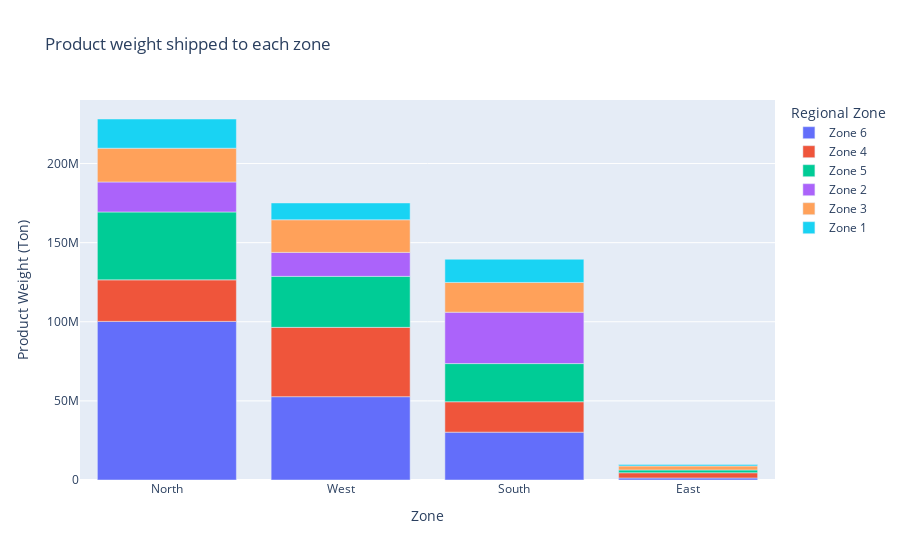

The code cell stored with this chart in its notebook:
### Markdown cell above
### Product weight shipped to each zone

### Code cell
weight_df = fmcg_data.groupby(["zone", "wh_regional_zone"], as_index=False)["product_wg_ton"].sum().sort_values(by="product_wg_ton", ascending=False)
weight_df.columns=["Zone", "Regional Zone", "Product Weight (Ton)"]
px.bar(data_frame=weight_df, x="Zone", y="Product Weight (Ton)", color="Regional Zone",title="Product weight shipped to each zone")

### Figure 1 — Plotly figure (JSON) as saved in the notebook; plotly's stock layout.template omitted (floating-point values rounded to 4 significant figures)
{"data": [{"alignmentgroup": "True", "hovertemplate": "Regional Zone=Zone 6<br>Zone=%{x}<br>Product Weight (Ton)=%{y}<extra></extra>", "legendgroup": "Zone 6", "marker": {"color": "#636efa", "pattern": {"shape": ""}}, "name": "Zone 6", "offsetgroup": "Zone 6", "orientation": "v", "showlegend": true, "textposition": "auto", "type": "bar", "x": ["North", "West", "South", "East"], "xaxis": "x", "y": [100249991, 52661774, 30235650, 1274236], "yaxis": "y"}, {"alignmentgroup": "True", "hovertemplate": "Regional Zone=Zone 4<br>Zone=%{x}<br>Product Weight (Ton)=%{y}<extra></extra>", "legendgroup": "Zone 4", "marker": {"color": "#EF553B", "pattern": {"shape": ""}}, "name": "Zone 4", "offsetgroup": "Zone 4", "orientation": "v", "showlegend": true, "textposition": "auto", "type": "bar", "x": ["West", "North", "South", "East"], "xaxis": "x", "y": [43804669, 26254519, 19230670, 3306171], "yaxis": "y"}, {"alignmentgroup": "True", "hovertemplate": "Regional Zone=Zone 5<br>Zone=%{x}<br>Product Weight (Ton)=%{y}<extra></extra>", "legendgroup": "Zone 5", "marker": {"color": "#00cc96", "pattern": {"shape": ""}}, "name": "Zone 5", "offsetgroup": "Zone 5", "orientation": "v", "showlegend": true, "textposition": "auto", "type": "bar", "x": ["North", "West", "South", "East"], "xaxis": "x", "y": [42893115, 32242727, 24113697, 1768074], "yaxis": "y"}, {"alignmentgroup": "True", "hovertemplate": "Regional Zone=Zone 2<br>Zone=%{x}<br>Product Weight (Ton)=%{y}<extra></extra>", "legendgroup": "Zone 2", "marker": {"color": "#ab63fa", "pattern": {"shape": ""}}, "name": "Zone 2", "offsetgroup": "Zone 2", "orientation": "v", "showlegend": true, "textposition": "auto", "type": "bar", "x": ["South", "North", "West"], "xaxis": "x", "y": [32467899, 18966332, 15146537], "yaxis": "y"}, {"alignmentgroup": "True", "hovertemplate": "Regional Zone=Zone 3<br>Zone=%{x}<br>Product Weight (Ton)=%{y}<extra></extra>", "legendgroup": "Zone 3", "marker": {"color": "#FFA15A", "pattern": {"shape": ""}}, "name": "Zone 3", "offsetgroup": "Zone 3", "orientation": "v", "showlegend": true, "textposition": "auto", "type": "bar", "x": ["North", "West", "South", "East"], "xaxis": "x", "y": [21335735, 20617692, 18810119, 2526684], "yaxis": "y"}, {"alignmentgroup": "True", "hovertemplate": "Regional Zone=Zone 1<br>Zone=%{x}<br>Product Weight (Ton)=%{y}<extra></extra>", "legendgroup": "Zone 1", "marker": {"color": "#19d3f3", "pattern": {"shape": ""}}, "name": "Zone 1", "offsetgroup": "Zone 1", "orientation": "v", "showlegend": true, "textposition": "auto", "type": "bar", "x": ["North", "South", "West", "East"], "xaxis": "x", "y": [18466131, 14682866, 10638197, 872338], "yaxis": "y"}], "layout": {"barmode": "relative", "legend": {"title": {"text": "Regional Zone"}, "tracegroupgap": 0}, "title": {"text": "Product weight shipped to each zone"}, "xaxis": {"anchor": "y", "domain": [0, 1], "title": {"text": "Zone"}}, "yaxis": {"anchor": "x", "domain": [0, 1], "title": {"text": "Product Weight (Ton)"}}}}
